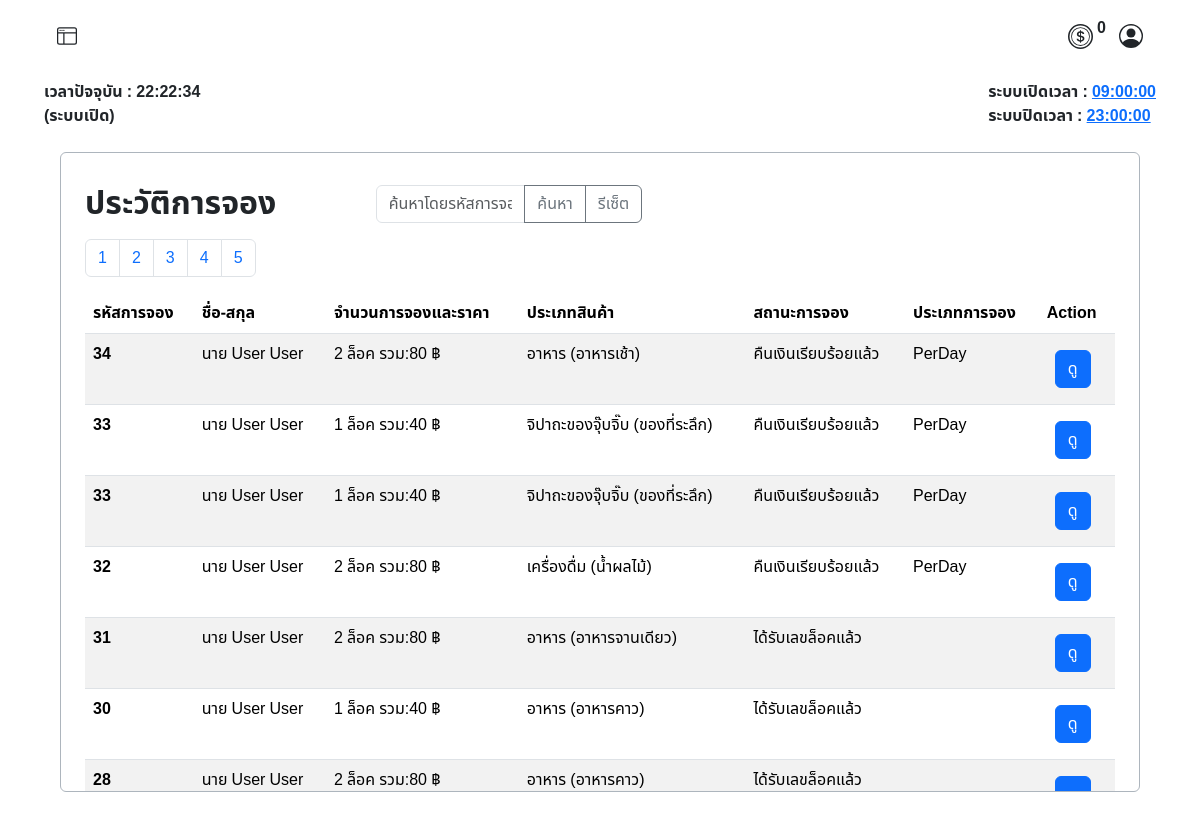
/admin/booking_history.php (signed in), run on the app's committed database.
### tables this page shows
CREATE TABLE `operating_hours` (
  `id` int(11) NOT NULL,
  `opening_time` time NOT NULL,
  `closing_time` time NOT NULL
);

CREATE TABLE `booked` (
  `id_booked` int(10) UNSIGNED ZEROFILL NOT NULL COMMENT 'รหัสการจองแบบเรียบร้อยแล้ว',
  `booking_id` int(10) UNSIGNED DEFAULT NULL COMMENT 'รหัสการจอง',
  `member_id` int(6) UNSIGNED DEFAULT NULL COMMENT 'รหัสลูกค้า',
  `booking_amount` varchar(45) NOT NULL,
  `total_price` varchar(45) NOT NULL,
  `product_type` int(11) NOT NULL,
  `sub_product_type` int(11) NOT NULL,
  `booking_status` int(3) UNSIGNED NOT NULL COMMENT 'สถานะการจอง',
  `booking_type` varchar(20) NOT NULL,
  `zone_id` int(3) UNSIGNED NOT NULL COMMENT 'รหัสประเภทโซน',
  `slip_img` varchar(45) DEFAULT NULL COMMENT 'log',
  `booking_date` timestamp NOT NULL DEFAULT current_timestamp() ON UPDATE current_timestamp() COMMENT 'วันเวลาที่จอง',
  `booked_lock_number` varchar(10) DEFAULT NULL COMMENT 'เลขล็อคที่จะได้',
  `expiration_date` datetime DEFAULT NULL
);

CREATE TABLE `category` (
  `id_category` int(11) NOT NULL,
  `cat_name` varchar(45) NOT NULL
);

CREATE TABLE `sub_category` (
  `idsub_category` int(11) NOT NULL,
  `id_category` int(11) DEFAULT NULL,
  `sub_cat_name` varchar(45) NOT NULL
);

CREATE TABLE `booking_status` (
  `id` int(3) UNSIGNED NOT NULL COMMENT 'รหัสสถานะการจอง',
  `status` varchar(50) NOT NULL COMMENT 'สถานะ'
);

### admin/booking_history.php (the view, shortened to what this page needs)
<?php
require("../condb.php");
$results_per_page = 7;
$page = isset($_GET['page']) ? (int)$_GET['page'] : 1;
$start_from = ($page - 1) * $results_per_page;
?>
<!DOCTYPE html>
<html lang="th">
<head>
    <link href="https://cdn.jsdelivr.net/npm/bootstrap@5.3.3/dist/css/bootstrap.min.css" rel="stylesheet">
    <link rel="stylesheet" href="../asset/css/font.css">
</head>
<body>
    <?php include('./admin_nav.php'); ?>
    <div class="container my-4 p-2 border border-dark-subtle rounded overflow-auto" style="width: 90%; height: 40rem;">
        <div class="tab-content" id="myTabContent">
            <div class="tab-pane fade show active mt-2 mx-2 p-2" id="category">
                <div class="mt-2">
                    <div class="d-flex">
                        <div class="row">
                            <div class="w-50">
                                <h2><strong>ประวัติการจอง</strong></h2>
                            </div>
                            <div class="w-50">
                                <form method="GET">
                                    <div class="input-group mb-3">
                                        <input class="form-control" type="text" name="search_query" placeholder="ค้นหาโดยรหัสการจอง, ชื่อ-สกุล">
                                        <button class="btn btn-outline-secondary" type="submit">ค้นหา</button>
                                        <a href="?reset=true" class="btn btn-outline-secondary">รีเซ็ต</a>
                                    </div>
                                </form>
                            </div>
                        </div>
                    </div>
                    <?php
                    $sql_total = "SELECT COUNT(*) FROM market_booking.booked";
                    $result_total = $conn->query($sql_total);
                    $row_total = $result_total->fetch_row();
                    $total_records = $row_total[0];
                    $total_pages = ceil($total_records / $results_per_page);
                    echo "<nav>";
                    echo "<ul class='pagination'>";
                    for ($i = 1; $i <= $total_pages; $i++) {
                        echo "<li class='page-item'><a class='page-link' href='?page=" . $i . "'>" . $i . "</a></li>";
                    }
                    echo "</ul>";
                    echo "</nav>";
                    $sql = "SELECT
                            B.booking_id,
                            CONCAT(U.prefix, ' ', U.firstname, ' ', U.lastname) AS fullname,
                            B.booking_amount,
                            B.total_price,
                            C.cat_name,
                            SC.sub_cat_name,
                            BS.status,
                            B.booking_type,
                            B.slip_img,
                            B.booked_lock_number,
                            B.booking_date
                        FROM market_booking.booked AS B
                        LEFT JOIN booking_status AS BS ON B.booking_status = BS.id
                        LEFT JOIN tbl_user AS U ON B.member_id = U.user_id
                        LEFT JOIN category AS C ON B.product_type = C.id_category
                        LEFT JOIN sub_category AS SC ON B.sub_product_type = SC.idsub_category
                        ORDER BY id_booked DESC";
                    $sql .= " LIMIT $start_from, $results_per_page";
                    $result = $conn->query($sql);
                    if ($result === false) {
                        echo "ข้อผิดพลาด SQL: " . $conn->error;
                    } elseif ($result->num_rows > 0) {
                        echo "<table class='table table-striped'>";
                        echo "<thead>
            <tr>
                <th>รหัสการจอง</th>
                <th>ชื่อ-สกุล</th>
                <th>จำนวนการจองและราคา</th>
                <th>ประเภทสินค้า</th>
                <th>สถานะการจอง</th>
                <th>ประเภทการจอง</th>
                <th>Action</th>
            </tr>
        </thead>";
                        echo "<tbody>";
                        while ($row = $result->fetch_assoc()) {
                            echo "<tr>";
                            echo "<td><strong>" . (is_null($row["booking_id"]) ? "<span class='text-danger'>ข้อมูลถูกลบไปแล้ว</span>" : $row["booking_id"]) . "</strong></td>";
                            echo "<td>" . (is_null($row["fullname"]) ? "<span class='text-danger'>ข้อมูลถูกลบไปแล้ว</span>" : $row["fullname"]) . "</td>";
                            echo "<td>" . (is_null($row["booking_amount"]) || is_null($row["total_price"]) ? "<span class='text-danger'>ข้อมูลถูกลบไปแล้ว</span>" : $row["booking_amount"] . " ล็อค รวม:" . $row["total_price"] . " ฿") . "</td>";
                            echo "<td>" . (is_null($row["cat_name"]) || is_null($row["sub_cat_name"]) ? "<span class='text-danger'>ข้อมูลถูกลบไปแล้ว</span>" : $row["cat_name"] . " (" . $row["sub_cat_name"] . ")") . "</td>";
                            echo "<td>" . (is_null($row["status"]) ? "<span class='text-danger'>ข้อมูลถูกลบไปแล้ว</span>" : $row["status"]) . "</td>";
                            echo "<td>" . (is_null($row["booking_type"])  ? "<span class='text-danger'>ข้อมูลถูกลบไปแล้ว</span>" : $row["booking_type"]) . "</td>";
                            echo "<td>
                    <button
                        class='btn btn-primary m-2' type='button'
                        data-bs-toggle='modal'
                        data-bs-target='#viewBookingModal'
                        data-id='" . (is_null($row["booking_id"]) ? '' : $row["booking_id"]) . "'>
                        ดู
                    </button>
                </td>";
                            echo "</tr>";
                        }
                        echo "</tbody></table>";
                    } else {
                        echo "ไม่พบข้อมูล";
                    }
                    ?>
                </div>
            </div>
        </div>
    </div>
</body>
</html>

### admin/admin_nav.php (shortened to what this page needs)
<nav class="row g-2">
    <div class="col-12 d-flex justify-content-between px-5 py-3">
        <div class="col-4">
            <button class="btn" type="button" data-bs-toggle="offcanvas" data-bs-target="#offcanvasWithBothOptions" aria-controls="offcanvasWithBothOptions">
            </button>
        </div>
        <div class="d-flex align-items-center ">
            <div class="row  ">
                <div class="col d-flex align-items-center justify-content-center">
                    <p class="ms-1">
                        <strong>
                            <?php
                            echo $_SESSION["token"];
                            ?>
                        </strong>
                    </p>
                </div>
            </div>
            <button class="btn " type="button" data-bs-toggle="modal" data-bs-target="#ProfileModal">
            </button>
        </div>
    </div>
    <?php
    require("../condb.php");
    $sql_time = "SELECT opening_time, closing_time FROM operating_hours LIMIT 1";
    $result = $conn->query($sql_time);
    $row_time = $result->fetch_assoc();
    $openingTime = $row_time['opening_time'];
    $closingTime = $row_time['closing_time'];
    ?>
    <div class="col-12 d-flex justify-content-between px-5">
        <strong>
            <div id="time"></div>
            <div id="status">(ระบบปิด)</div>
        </strong>
        <strong>
            <div id="opening_time">ระบบเปิดเวลา : <a href="#" data-bs-toggle="modal" data-bs-target="#editTimeModal"><?php echo $openingTime; ?></a></div>
            <div id="closing_time">ระบบปิดเวลา : <a href="#" data-bs-toggle="modal" data-bs-target="#editTimeModal"><?php echo $closingTime; ?></a></div>
        </strong>
    </div>
</nav>

### data on the page
operating_hours: opening_time "09:00:00", closing_time "23:00:00"
booked: booking "34", fullname "นาย User User", booking_amount "2", total_price "80", product_type.cat_name "อาหาร", sub_category.sub_cat_name "อาหารเช้า", booking_status.status "คืนเงินเรียบร้อยแล้ว", booking_type "PerDay"
booked: booking "33", fullname "นาย User User", booking_amount "1", total_price "40", product_type.cat_name "จิปาถะของจุ๊บจิ๊บ", sub_category.sub_cat_name "ของที่ระลึก", booking_status.status "คืนเงินเรียบร้อยแล้ว", booking_type "PerDay"
booked: booking "33", fullname "นาย User User", booking_amount "1", total_price "40", product_type.cat_name "จิปาถะของจุ๊บจิ๊บ", sub_category.sub_cat_name "ของที่ระลึก", booking_status.status "คืนเงินเรียบร้อยแล้ว", booking_type "PerDay"
booked: booking "32", fullname "นาย User User", booking_amount "2", total_price "80", product_type.cat_name "เครื่องดื่ม", sub_category.sub_cat_name "น้ำผลไม้", booking_status.status "คืนเงินเรียบร้อยแล้ว", booking_type "PerDay"
booked: booking "31", fullname "นาย User User", booking_amount "2", total_price "80", product_type.cat_name "อาหาร", sub_category.sub_cat_name "อาหารจานเดียว", booking_status.status "ได้รับเลขล็อคแล้ว"
booked: booking "30", fullname "นาย User User", booking_amount "1", total_price "40", product_type.cat_name "อาหาร", sub_category.sub_cat_name "อาหารคาว", booking_status.status "ได้รับเลขล็อคแล้ว"
booked: booking "28", fullname "นาย User User", booking_amount "2", total_price "80", product_type.cat_name "อาหาร", sub_category.sub_cat_name "อาหารคาว", booking_status.status "ได้รับเลขล็อคแล้ว"

### other printed values
$_SESSION["token"] "0"
